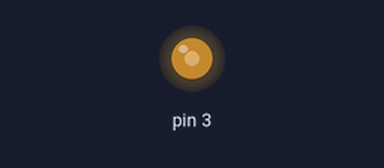
Recording of a sketch running on a simulated Arduino Uno, built with avr-gcc and run on an emulated ATmega328P. Parts: output pins drawn as LEDs (lit = HIGH).

Above: at 0.05 s.
At 4.0 s:
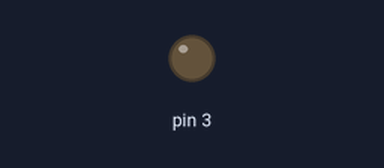
Timing chart, 0 to 5.2 s (numbered marks = the images above):
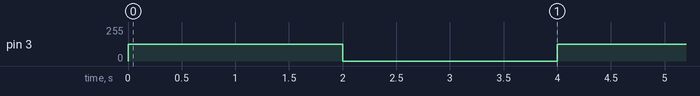

Measured:
- by itself, pin 3: alternates 127/255 for 2.0 s and 0/255 for 2.0 s

The sketch:

5.1.ino
```cpp
void setup() {
  // put your setup code here, to run once:

}

void loop() {
  // put your main code here, to run repeatedly:

  analogWrite(3, 127);
  delay(2000);
  digitalWrite(3, 0);
  delay(2000);
}
```
